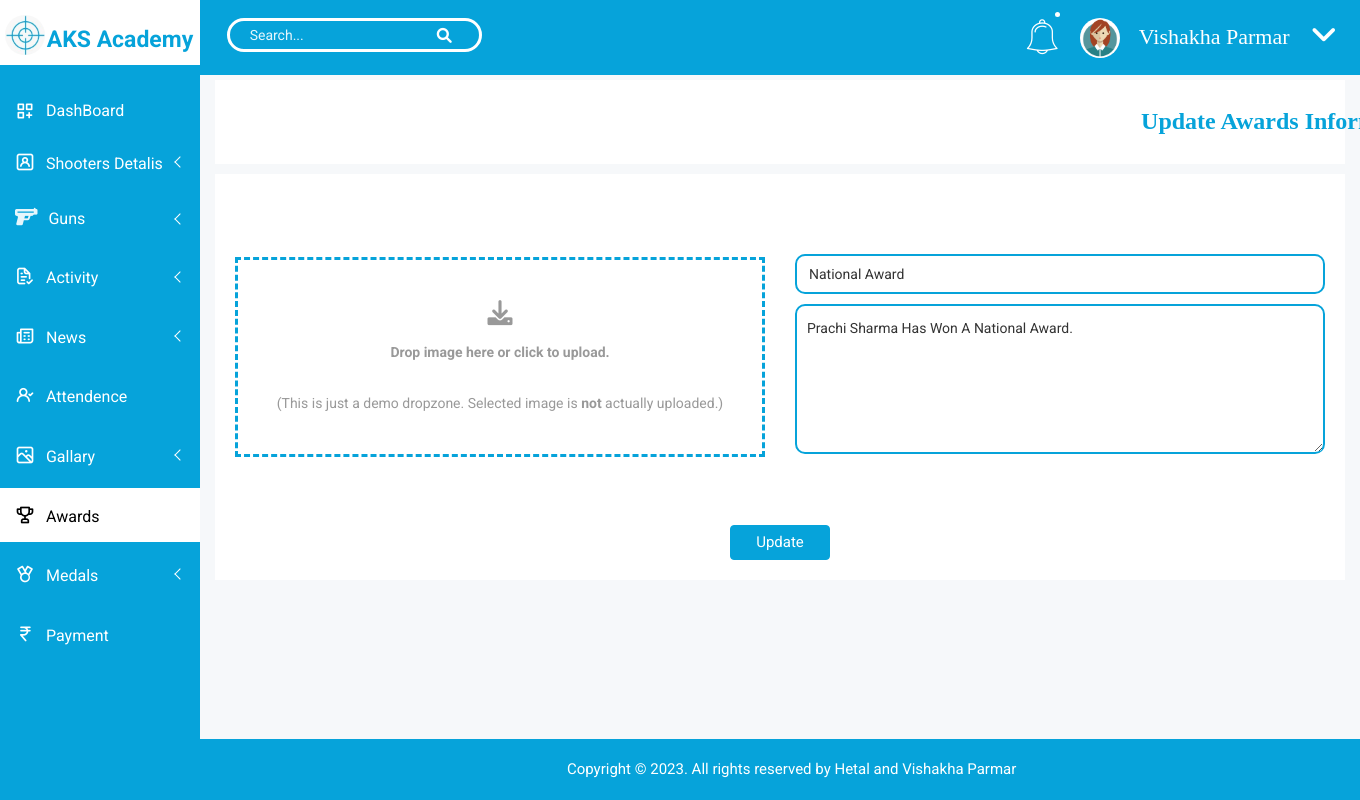
Screenshot of /admin/edit-award.php?status=Awards&id=1 (signed in) with the database file from the repository.
### tables this page shows
CREATE TABLE `tbl_registration` (
  `id` int(10) NOT NULL,
  `username` varchar(50) NOT NULL,
  `gender` varchar(50) NOT NULL,
  `dob` date NOT NULL,
  `photo` varchar(200) NOT NULL,
  `address` varchar(50) NOT NULL,
  `phone_no` varchar(12) NOT NULL,
  `email` varchar(30) NOT NULL,
  `description` varchar(90) NOT NULL,
  `post_date` varchar(20) NOT NULL,
  `height` int(10) NOT NULL,
  `weight` int(10) NOT NULL,
  `age` int(10) NOT NULL,
  `gun_selection` varchar(50) NOT NULL,
  `hand_selection` varchar(50) NOT NULL,
  `fees` varchar(30) NOT NULL,
  `password` varchar(20) NOT NULL,
  `status` int(10) NOT NULL,
  `role` varchar(30) NOT NULL
);

CREATE TABLE `tbl_awards` (
  `id` int(15) NOT NULL,
  `title_of_award` varchar(50) NOT NULL,
  `award_desc` varchar(90) NOT NULL,
  `post_date` varchar(20) NOT NULL,
  `award_photo` varchar(100) NOT NULL
);

### admin/edit-award.php (the view, shortened to what this page needs)
<?php
    include ("code_part/connection.php");
?>
<!doctype html>
<html class="no-js" lang="en">
<head>
    <link rel="stylesheet" href="css/bootstrap.min.css">
    <link rel="stylesheet" href="css/font-awesome.min.css">
    <link rel="stylesheet" href="css/owl.carousel.css">
    <link rel="stylesheet" href="css/owl.theme.css">
    <link rel="stylesheet" href="css/owl.transitions.css">
    <link rel="stylesheet" href="css/animate.css">
    <link rel="stylesheet" href="css/normalize.css">
    <link rel="stylesheet" href="css/meanmenu.min.css">
    <link rel="stylesheet" href="css/main.css">
    <link rel="stylesheet" href="css/educate-custon-icon.css">
    <link rel="stylesheet" href="css/morrisjs/morris.css">
    <link rel="stylesheet" href="css/scrollbar/jquery.mCustomScrollbar.min.css">
    <link rel="stylesheet" href="css/metisMenu/metisMenu.min.css">
    <link rel="stylesheet" href="css/metisMenu/metisMenu-vertical.css">
    <link rel="stylesheet" href="css/calendar/fullcalendar.min.css">
    <link rel="stylesheet" href="css/calendar/fullcalendar.print.min.css">
    <link rel="stylesheet" href="css/form/all-type-forms.css">
    <link rel="stylesheet" href="css/dropzone/dropzone.css">
    <link rel="stylesheet" href="style.css">
    <link rel="stylesheet" href="css/responsive.css">
    <link rel="stylesheet" href="css/bootstrap.min.css">
    <link rel="stylesheet" href="css/font-awesome.min.css">
    <link rel="stylesheet" href="css/owl.carousel.css">
    <link rel="stylesheet" href="css/owl.theme.css">
    <link rel="stylesheet" href="css/owl.transitions.css">
    <link rel="stylesheet" href="css/animate.css">
    <link rel="stylesheet" href="css/normalize.css">
    <link rel="stylesheet" href="css/meanmenu.min.css">
    <link rel="stylesheet" href="css/main.css">
    <link rel="stylesheet" href="css/educate-custon-icon.css">
    <link rel="stylesheet" href="css/morrisjs/morris.css">
    <link rel="stylesheet" href="css/scrollbar/jquery.mCustomScrollbar.min.css">
    <link rel="stylesheet" href="css/metisMenu/metisMenu.min.css">
    <link rel="stylesheet" href="css/metisMenu/metisMenu-vertical.css">
    <link rel="stylesheet" href="css/calendar/fullcalendar.min.css">
    <link rel="stylesheet" href="css/calendar/fullcalendar.print.min.css">
    <link rel="stylesheet" href="css/notifications/Lobibox.min.css">
    <link rel="stylesheet" href="css/notifications/notifications.css">
    <link rel="stylesheet" href="style.css">
    <link rel="stylesheet" href="css/responsive.css">
</head>
<body>
    <?php
        include("code_part/sidebar.php");
    ?>
    <div class="all-content-wrapper">
        <div class="container-fluid">
            <div class="row">
                <div class="col-lg-12 col-md-12 col-sm-12 col-xs-12">
                    <div class="logo-pro">
                        <a href="index.html"><img class="main-logo" src="img/logo/logo.png" alt="" /></a>
                    </div>
                </div>
            </div>
        </div>
<?php
            include("code_part/header.php");
    $id=$_GET['id'];
    $sql="SELECT * FROM `tbl_awards` where id=$id";
    $qry=mysqli_query($con,$sql);
    $row=mysqli_fetch_assoc($qry);
    $title_of_award=$row['title_of_award'];
    $award_desc=$row['award_desc'];
?>
            <div class="breadcome-area">
                <div class="container-fluid">
                    <div class="row">
                        <div class="col-lg-12 col-md-12 col-sm-12 col-xs-12">
                            <div class="breadcome-list single-page-breadcome">
                                <div class="row">
                                    <div class="col-lg-6 col-md-6 col-sm-6 col-xs-12" style="position:relative; left:595px;">
                                        <ul class="breadcome-menu">
                                            <h3 style="position:relative; color: #06A3DA; font-family: centuary; left: 70px;">Update Awards Information</h3>
                                        </ul>
                                    </div>
                                </div>
                            </div>
                        </div>
                    </div>
                </div>
            </div>
        </div>
        <div class="single-pro-review-area mt-t-30 mg-b-15" style="position:relative; top: -20px;">
            <div class="container-fluid">
                <div class="row">
                    <div class="col-lg-12 col-md-12 col-sm-12 col-xs-12">
                        <div class="product-payment-inner-st">
                            <ul id="myTabedu1" class="tab-review-design">
                            </ul>
                            <div id="myTabContent" class="tab-content custom-product-edit">
                                <div class="product-tab-list tab-pane fade active in" id="description">
                                    <div class="row">
                                        <div class="col-lg-12 col-md-12 col-sm-12 col-xs-12">
                                            <div class="review-content-section">
                                                <div id="dropzone1" class="pro-ad">
                                                    <form  class="dropzone dropzone-custom needsclick add-professors" enctype="multipart/form-data" action="" method="post">
                                                        <div class="row">
                                                            <div class="col-lg-6 col-md-6 col-sm-6 col-xs-12">
                                                                <div class="form-group alert-up-pd">
                                                                    <div onclick="open_file();" class="dz-message needsclick download-custom" style="border: dashed 3px #06A3DA; height:200px; position:relative;">
                                                                        <i class="fa fa-download edudropnone" aria-hidden="true" style="position:relative; top: 40px;"></i>
                                                                        <h2 class="edudropnone" style="position:relative; top: 50px;">Drop image here or click to upload.</h2>
                                                                        <p class="edudropnone"><span class="note needsclick" style="position:relative; top: 70px;">(This is just a demo dropzone. Selected image is <strong>not</strong> actually uploaded.)</span>
                                                                        </p>
                                                                    </div>
                                                                </div>
                                                            </div>
                                                                <div class="col-lg-6 col-md-6 col-sm-6 col-xs-12" style="position:relative; top:15px;">
                                                                <div class="form-group" style="position: relative; border-radius: 30px;">
                                                                    <input name="award_name" type="text" value="<?php echo $title_of_award; ?>"  class="form-control" placeholder="Title Of Award" style="border: 2px solid #06A3DA; border-radius: 10px;">
                                                                </div>
                                                                <div class="form-group res-mg-t-15">
                                                                    <textarea name="award_desc" placeholder="Description" style="border: 2px solid #06A3DA; border-radius:10px;position: relative;height: 150px;"><?php echo $award_desc; ?>
                                                                    </textarea>
                                                                </div>
                                                            </div>
                                                        </div>
                                                        <div class="row">
                                                            <div class="col-lg-12">
                                                                <div class="payment-adress">
                                                                    <br><br>
                                                                    <button type="submit" class="btn btn-success" name="update" id="basicSuccessNoDelay" style="background: #06A3DA; width: 100px; height: 35px; font-size:15px;">Update</button>
                                                                </div>
                                                            </div>
                                                        </div>
                                                    </form>
                                                </div>
                                            </div>
                                        </div>
                                    </div>
                                </div>
                            </div>
                        </div>
                    </div>
                </div>
            </div>
        </div>
        <div class="footer-copyright-area" style="position: absolute;bottom: 0;width: 87%;">
            <div class="container-fluid">
                <div class="row">
                    <div class="col-lg-12 col-md-12 col-sm-12 col-xs-12">
                        <div class="footer-copy-right">
                            <p>Copyright © 2023. All rights reserved by Hetal and Vishakha Parmar <a href="https://colorlib.com/wp/templates/"></a></p>
                        </div>
                    </div>
                </div>
            </div>
        </div>
    </div>
</body>
</html>

### admin/code_part/header.php (shortened to what this page needs)
<?php
    $idSS=$_SESSION['id'];
    $sql_sql="SELECT * FROM `tbl_registration` where id=$idSS";
    $qry_qry=mysqli_query($con,$sql_sql);
    $fech_row=mysqli_fetch_assoc($qry_qry);
?>
<div class="header-advance-area">
            <div class="header-top-area">
                <div class="container-fluid">
                    <div class="row">
                        <div class="col-lg-12 col-md-12 col-sm-12 col-xs-12">
                            <div class="header-top-wraper">
                                <div class="row">
                                    <div class="col-lg-6 col-md-7 col-sm-6 col-xs-12">
                                         <div class="col-lg-6 col-md-6 col-sm-6 col-xs-12" style="position:relative; top: 10px; left:-100px;">
                                            <div class="breadcome-heading">
                                                <form role="search" class="sr-input-func">
                                                    <input  type="text" placeholder="Search..." class="search-int form-control input">
                                                    <a href="#"><i class="fa fa-search" style="color:#fff; font-size: 15px; left: 40px; position:relative;"></i></a>
                                                </form>
                                            </div>
                                        </div>
                                    </div>
                                    <div class="col-lg-5 col-md-5 col-sm-12 col-xs-12">
                                        <div class="header-right-info">
                                            <ul class="nav navbar-nav mai-top-nav header-right-menu">
                                                <li class="nav-item"><a href="#" data-toggle="dropdown" role="button" aria-expanded="false" class="nav-link dropdown-toggle" style="position:relative; left:-40px;"><i class="educate-icon educate-bell" aria-hidden="true" style="position:relative; top: 2px; color:#fff; font-size: 35px;"></i><span class="indicator-nt"></span></a>
                                                </li>
                                                <li class="nav-item">
                                                    <a href="#" data-toggle="dropdown" role="button" aria-expanded="false" class="nav-link dropdown-toggle" >
                                                            <img src="../Registration/<?php echo $fech_row['photo'];?>" alt="" / style="position:relative; right:40px; height:40px; width:40px">
                                                            <span class="admin-name" style="position:relative; top:1px; right: 28px; font-size:22px; font-family:centuary;"><?php echo $fech_row['username']; ?></span>
                                                            <i class="fa fa-angle-down edu-icon edu-down-arrow" style="position:relative; top:2px; color:#fff; font-size:30px; right:10px;"></i>
                                                        </a>
                                                </li>
                                            </ul>
                                        </div>
                                    </div>
                                </div>
                            </div>
                        </div>
                    </div>
                </div>
            </div>

### admin/css/main.css (style rules this page uses)
html { color: #222; font-size: 1em; line-height: 1.4; }
audio, canvas, iframe, img, svg, video { vertical-align: middle; }
textarea { resize: vertical; }

### admin/css/dropzone/dropzone.css (style rules this page uses)
.dropzone, .dropzone * { box-sizing: border-box; }
.dropzone { min-height: 150px; border: 2px solid rgba(0, 0, 0, 0.3); background: white; padding: 20px 20px; }
.dropzone .dz-message { text-align: center; margin: 2em 0; }
.download-custom h2 { font-size:20px; }
.download-custom p { font-size:14px; }
.dropzone.dropzone-custom { border: 2px dashed #86bc42; }

### admin/code_part/sidebar.php (style rules this page uses)
.act>span,i { color: black; }

### admin/code_part/header.php (style rules this page uses)
.input[type=text] { color: #fff; background: none; padding: 12px 20px; margin: 8px 0; border-radius: 30px; box-sizing: border-box; border: 3px solid #fff; -webkit-transition: 0.5s; transition: 0.5s; outline: none; }
.input[type=text]::placeholder { color: #fff; opacity: 0.9; }

### admin/edit-award.php (style rules this page uses)
.footer-copyright-area { position: sticky; bottom: 0; background: #06A3DA; padding: 20px 0px; text-align: center; }
.act>span, i { color: black; }

### rows the page displays
tbl_registration: photo (picture), username "Vishakha Parmar"
tbl_awards: award_name "National Award", award_desc "Prachi Sharma Has Won A National Award."
